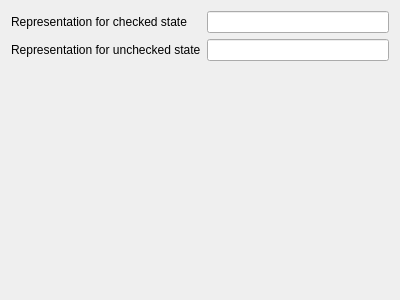
<?xml version="1.0" encoding="UTF-8"?>
<ui version="4.0">
 <class>QgsCheckBoxConfigDlgBase</class>
 <widget class="QWidget" name="QgsCheckBoxConfigDlgBase">
  <property name="geometry">
   <rect>
    <x>0</x>
    <y>0</y>
    <width>400</width>
    <height>300</height>
   </rect>
  </property>
  <property name="windowTitle">
   <string>Form</string>
  </property>
  <layout class="QGridLayout" name="gridLayout">
   <item row="0" column="0">
    <widget class="QLabel" name="label_2">
     <property name="text">
      <string>Representation for checked state</string>
     </property>
    </widget>
   </item>
   <item row="0" column="1">
    <widget class="QLineEdit" name="leCheckedState"/>
   </item>
   <item row="1" column="0">
    <widget class="QLabel" name="label_3">
     <property name="text">
      <string>Representation for unchecked state</string>
     </property>
    </widget>
   </item>
   <item row="1" column="1">
    <widget class="QLineEdit" name="leUncheckedState"/>
   </item>
   <item row="2" column="0">
    <spacer name="verticalSpacer">
     <property name="orientation">
      <enum>Qt::Vertical</enum>
     </property>
     <property name="sizeHint" stdset="0">
      <size>
       <width>20</width>
       <height>40</height>
      </size>
     </property>
    </spacer>
   </item>
  </layout>
 </widget>
 <resources/>
 <connections/>
</ui>
